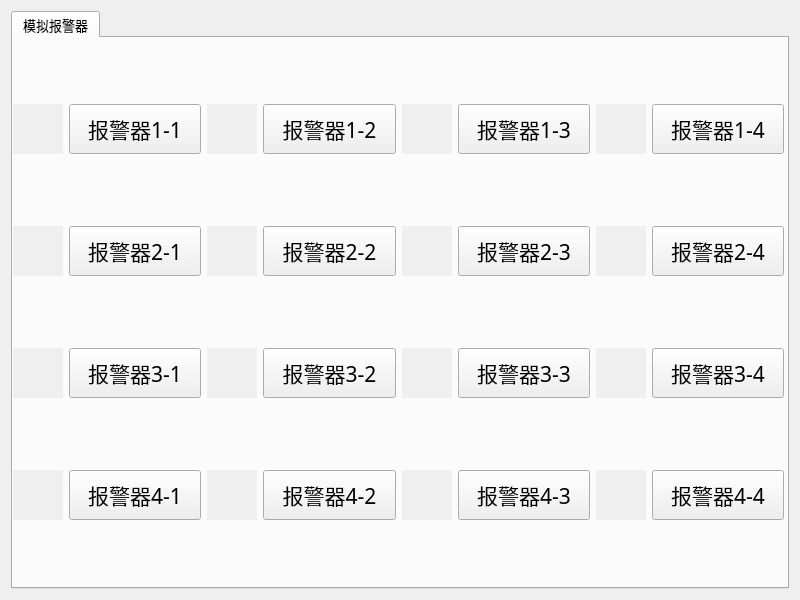
<?xml version="1.0" encoding="UTF-8"?>
<ui version="4.0">
 <class>Widget</class>
 <widget class="QWidget" name="Widget">
  <property name="geometry">
   <rect>
    <x>0</x>
    <y>0</y>
    <width>800</width>
    <height>600</height>
   </rect>
  </property>
  <property name="windowTitle">
   <string>Widget</string>
  </property>
  <layout class="QGridLayout" name="gridLayout">
   <item row="0" column="0">
    <widget class="QTabWidget" name="tabWidget">
     <property name="font">
      <font>
       <pointsize>10</pointsize>
      </font>
     </property>
     <property name="currentIndex">
      <number>0</number>
     </property>
     <widget class="QWidget" name="Tab1">
      <attribute name="title">
       <string>模拟报警器</string>
      </attribute>
      <widget class="QWidget" name="verticalLayoutWidget">
       <property name="geometry">
        <rect>
         <x>0</x>
         <y>0</y>
         <width>771</width>
         <height>551</height>
        </rect>
       </property>
       <layout class="QVBoxLayout" name="verticalLayout">
        <item>
         <layout class="QHBoxLayout" name="horizontalLayout">
          <item>
           <widget class="QLabel" name="AlarmLB1_1">
            <property name="minimumSize">
             <size>
              <width>50</width>
              <height>50</height>
             </size>
            </property>
            <property name="maximumSize">
             <size>
              <width>50</width>
              <height>50</height>
             </size>
            </property>
            <property name="autoFillBackground">
             <bool>true</bool>
            </property>
            <property name="styleSheet">
             <string notr="true"/>
            </property>
            <property name="text">
             <string/>
            </property>
           </widget>
          </item>
          <item>
           <widget class="QPushButton" name="AlarmPB1_1">
            <property name="minimumSize">
             <size>
              <width>130</width>
              <height>50</height>
             </size>
            </property>
            <property name="font">
             <font>
              <family>Adobe Devanagari</family>
              <pointsize>16</pointsize>
             </font>
            </property>
            <property name="text">
             <string>报警器1-1</string>
            </property>
           </widget>
          </item>
          <item>
           <widget class="QLabel" name="AlarmLB1_2">
            <property name="minimumSize">
             <size>
              <width>50</width>
              <height>50</height>
             </size>
            </property>
            <property name="maximumSize">
             <size>
              <width>50</width>
              <height>50</height>
             </size>
            </property>
            <property name="autoFillBackground">
             <bool>true</bool>
            </property>
            <property name="styleSheet">
             <string notr="true"/>
            </property>
            <property name="text">
             <string/>
            </property>
           </widget>
          </item>
          <item>
           <widget class="QPushButton" name="AlarmPB1_2">
            <property name="minimumSize">
             <size>
              <width>130</width>
              <height>50</height>
             </size>
            </property>
            <property name="font">
             <font>
              <family>Adobe Devanagari</family>
              <pointsize>16</pointsize>
             </font>
            </property>
            <property name="text">
             <string>报警器1-2</string>
            </property>
           </widget>
          </item>
          <item>
           <widget class="QLabel" name="AlarmLB1_3">
            <property name="minimumSize">
             <size>
              <width>50</width>
              <height>50</height>
             </size>
            </property>
            <property name="maximumSize">
             <size>
              <width>50</width>
              <height>50</height>
             </size>
            </property>
            <property name="autoFillBackground">
             <bool>true</bool>
            </property>
            <property name="styleSheet">
             <string notr="true"/>
            </property>
            <property name="text">
             <string/>
            </property>
           </widget>
          </item>
          <item>
           <widget class="QPushButton" name="AlarmPB1_3">
            <property name="minimumSize">
             <size>
              <width>130</width>
              <height>50</height>
             </size>
            </property>
            <property name="font">
             <font>
              <family>Adobe Devanagari</family>
              <pointsize>16</pointsize>
             </font>
            </property>
            <property name="text">
             <string>报警器1-3</string>
            </property>
           </widget>
          </item>
          <item>
           <widget class="QLabel" name="AlarmLB1_4">
            <property name="minimumSize">
             <size>
              <width>50</width>
              <height>50</height>
             </size>
            </property>
            <property name="maximumSize">
             <size>
              <width>50</width>
              <height>50</height>
             </size>
            </property>
            <property name="autoFillBackground">
             <bool>true</bool>
            </property>
            <property name="styleSheet">
             <string notr="true"/>
            </property>
            <property name="text">
             <string/>
            </property>
           </widget>
          </item>
          <item>
           <widget class="QPushButton" name="AlarmPB1_4">
            <property name="minimumSize">
             <size>
              <width>130</width>
              <height>50</height>
             </size>
            </property>
            <property name="font">
             <font>
              <family>Adobe Devanagari</family>
              <pointsize>16</pointsize>
             </font>
            </property>
            <property name="text">
             <string>报警器1-4</string>
            </property>
           </widget>
          </item>
         </layout>
        </item>
        <item>
         <layout class="QHBoxLayout" name="horizontalLayout_2">
          <item>
           <widget class="QLabel" name="AlarmLB1_5">
            <property name="minimumSize">
             <size>
              <width>50</width>
              <height>50</height>
             </size>
            </property>
            <property name="maximumSize">
             <size>
              <width>50</width>
              <height>50</height>
             </size>
            </property>
            <property name="autoFillBackground">
             <bool>true</bool>
            </property>
            <property name="styleSheet">
             <string notr="true"/>
            </property>
            <property name="text">
             <string/>
            </property>
           </widget>
          </item>
          <item>
           <widget class="QPushButton" name="AlarmPB1_5">
            <property name="minimumSize">
             <size>
              <width>130</width>
              <height>50</height>
             </size>
            </property>
            <property name="font">
             <font>
              <family>Adobe Devanagari</family>
              <pointsize>16</pointsize>
             </font>
            </property>
            <property name="text">
             <string>报警器2-1</string>
            </property>
           </widget>
          </item>
          <item>
           <widget class="QLabel" name="AlarmLB1_6">
            <property name="minimumSize">
             <size>
              <width>50</width>
              <height>50</height>
             </size>
            </property>
            <property name="maximumSize">
             <size>
              <width>50</width>
              <height>50</height>
             </size>
            </property>
            <property name="autoFillBackground">
             <bool>true</bool>
            </property>
            <property name="styleSheet">
             <string notr="true"/>
            </property>
            <property name="text">
             <string/>
            </property>
           </widget>
          </item>
          <item>
           <widget class="QPushButton" name="AlarmPB1_6">
            <property name="minimumSize">
             <size>
              <width>130</width>
              <height>50</height>
             </size>
            </property>
            <property name="font">
             <font>
              <family>Adobe Devanagari</family>
              <pointsize>16</pointsize>
             </font>
            </property>
            <property name="text">
             <string>报警器2-2</string>
            </property>
           </widget>
          </item>
          <item>
           <widget class="QLabel" name="AlarmLB1_7">
            <property name="minimumSize">
             <size>
              <width>50</width>
              <height>50</height>
             </size>
            </property>
            <property name="maximumSize">
             <size>
              <width>50</width>
              <height>50</height>
             </size>
            </property>
            <property name="autoFillBackground">
             <bool>true</bool>
            </property>
            <property name="styleSheet">
             <string notr="true"/>
            </property>
            <property name="text">
             <string/>
            </property>
           </widget>
          </item>
          <item>
           <widget class="QPushButton" name="AlarmPB1_7">
            <property name="minimumSize">
             <size>
              <width>130</width>
              <height>50</height>
             </size>
            </property>
            <property name="font">
             <font>
              <family>Adobe Devanagari</family>
              <pointsize>16</pointsize>
             </font>
            </property>
            <property name="text">
             <string>报警器2-3</string>
            </property>
           </widget>
          </item>
          <item>
           <widget class="QLabel" name="AlarmLB1_8">
            <property name="minimumSize">
             <size>
              <width>50</width>
              <height>50</height>
             </size>
            </property>
            <property name="maximumSize">
             <size>
              <width>50</width>
              <height>50</height>
             </size>
            </property>
            <property name="autoFillBackground">
             <bool>true</bool>
            </property>
            <property name="styleSheet">
             <string notr="true"/>
            </property>
            <property name="text">
             <string/>
            </property>
           </widget>
          </item>
          <item>
           <widget class="QPushButton" name="AlarmPB1_8">
            <property name="minimumSize">
             <size>
              <width>130</width>
              <height>50</height>
             </size>
            </property>
            <property name="font">
             <font>
              <family>Adobe Devanagari</family>
              <pointsize>16</pointsize>
             </font>
            </property>
            <property name="text">
             <string>报警器2-4</string>
            </property>
           </widget>
          </item>
         </layout>
        </item>
        <item>
         <layout class="QHBoxLayout" name="horizontalLayout_3">
          <item>
           <widget class="QLabel" name="AlarmLB1_9">
            <property name="minimumSize">
             <size>
              <width>50</width>
              <height>50</height>
             </size>
            </property>
            <property name="maximumSize">
             <size>
              <width>50</width>
              <height>50</height>
             </size>
            </property>
            <property name="autoFillBackground">
             <bool>true</bool>
            </property>
            <property name="styleSheet">
             <string notr="true"/>
            </property>
            <property name="text">
             <string/>
            </property>
           </widget>
          </item>
          <item>
           <widget class="QPushButton" name="AlarmPB1_9">
            <property name="minimumSize">
             <size>
              <width>130</width>
              <height>50</height>
             </size>
            </property>
            <property name="font">
             <font>
              <family>Adobe Devanagari</family>
              <pointsize>16</pointsize>
             </font>
            </property>
            <property name="text">
             <string>报警器3-1</string>
            </property>
           </widget>
          </item>
          <item>
           <widget class="QLabel" name="AlarmLB1_10">
            <property name="minimumSize">
             <size>
              <width>50</width>
              <height>50</height>
             </size>
            </property>
            <property name="maximumSize">
             <size>
              <width>50</width>
              <height>50</height>
             </size>
            </property>
            <property name="autoFillBackground">
             <bool>true</bool>
            </property>
            <property name="styleSheet">
             <string notr="true"/>
            </property>
            <property name="text">
             <string/>
            </property>
           </widget>
          </item>
          <item>
           <widget class="QPushButton" name="AlarmPB1_10">
            <property name="minimumSize">
             <size>
              <width>130</width>
              <height>50</height>
             </size>
            </property>
            <property name="font">
             <font>
              <family>Adobe Devanagari</family>
              <pointsize>16</pointsize>
             </font>
            </property>
            <property name="text">
             <string>报警器3-2</string>
            </property>
           </widget>
          </item>
          <item>
           <widget class="QLabel" name="AlarmLB1_11">
            <property name="minimumSize">
             <size>
              <width>50</width>
              <height>50</height>
             </size>
            </property>
            <property name="maximumSize">
             <size>
              <width>50</width>
              <height>50</height>
             </size>
            </property>
            <property name="autoFillBackground">
             <bool>true</bool>
            </property>
            <property name="styleSheet">
             <string notr="true"/>
            </property>
            <property name="text">
             <string/>
            </property>
           </widget>
          </item>
          <item>
           <widget class="QPushButton" name="AlarmPB1_11">
            <property name="minimumSize">
             <size>
              <width>130</width>
              <height>50</height>
             </size>
            </property>
            <property name="font">
             <font>
              <family>Adobe Devanagari</family>
              <pointsize>16</pointsize>
             </font>
            </property>
            <property name="text">
             <string>报警器3-3</string>
            </property>
           </widget>
          </item>
          <item>
           <widget class="QLabel" name="AlarmLB1_12">
            <property name="minimumSize">
             <size>
              <width>50</width>
              <height>50</height>
             </size>
            </property>
            <property name="maximumSize">
             <size>
              <width>50</width>
              <height>50</height>
             </size>
            </property>
            <property name="autoFillBackground">
             <bool>true</bool>
            </property>
            <property name="styleSheet">
             <string notr="true"/>
            </property>
            <property name="text">
             <string/>
            </property>
           </widget>
          </item>
          <item>
           <widget class="QPushButton" name="AlarmPB1_12">
            <property name="minimumSize">
             <size>
              <width>130</width>
              <height>50</height>
             </size>
            </property>
            <property name="font">
             <font>
              <family>Adobe Devanagari</family>
              <pointsize>16</pointsize>
             </font>
            </property>
            <property name="text">
             <string>报警器3-4</string>
            </property>
           </widget>
          </item>
         </layout>
        </item>
        <item>
         <layout class="QHBoxLayout" name="horizontalLayout_4">
          <item>
           <widget class="QLabel" name="AlarmLB1_13">
            <property name="minimumSize">
             <size>
              <width>50</width>
              <height>50</height>
             </size>
            </property>
            <property name="maximumSize">
             <size>
              <width>50</width>
              <height>50</height>
             </size>
            </property>
            <property name="autoFillBackground">
             <bool>true</bool>
            </property>
            <property name="styleSheet">
             <string notr="true"/>
            </property>
            <property name="text">
             <string/>
            </property>
           </widget>
          </item>
          <item>
           <widget class="QPushButton" name="AlarmPB1_13">
            <property name="minimumSize">
             <size>
              <width>130</width>
              <height>50</height>
             </size>
            </property>
            <property name="font">
             <font>
              <family>Adobe Devanagari</family>
              <pointsize>16</pointsize>
             </font>
            </property>
            <property name="text">
             <string>报警器4-1</string>
            </property>
           </widget>
          </item>
          <item>
           <widget class="QLabel" name="AlarmLB1_14">
            <property name="minimumSize">
             <size>
              <width>50</width>
              <height>50</height>
             </size>
            </property>
            <property name="maximumSize">
             <size>
              <width>50</width>
              <height>50</height>
             </size>
            </property>
            <property name="autoFillBackground">
             <bool>true</bool>
            </property>
            <property name="styleSheet">
             <string notr="true"/>
            </property>
            <property name="text">
             <string/>
            </property>
           </widget>
          </item>
          <item>
           <widget class="QPushButton" name="AlarmPB1_14">
            <property name="minimumSize">
             <size>
              <width>130</width>
              <height>50</height>
             </size>
            </property>
            <property name="font">
             <font>
              <family>Adobe Devanagari</family>
              <pointsize>16</pointsize>
             </font>
            </property>
            <property name="text">
             <string>报警器4-2</string>
            </property>
           </widget>
          </item>
          <item>
           <widget class="QLabel" name="AlarmLB1_15">
            <property name="minimumSize">
             <size>
              <width>50</width>
              <height>50</height>
             </size>
            </property>
            <property name="maximumSize">
             <size>
              <width>50</width>
              <height>50</height>
             </size>
            </property>
            <property name="autoFillBackground">
             <bool>true</bool>
            </property>
            <property name="styleSheet">
             <string notr="true"/>
            </property>
            <property name="text">
             <string/>
            </property>
           </widget>
          </item>
          <item>
           <widget class="QPushButton" name="AlarmPB1_15">
            <property name="minimumSize">
             <size>
              <width>130</width>
              <height>50</height>
             </size>
            </property>
            <property name="font">
             <font>
              <family>Adobe Devanagari</family>
              <pointsize>16</pointsize>
             </font>
            </property>
            <property name="text">
             <string>报警器4-3</string>
            </property>
           </widget>
          </item>
          <item>
           <widget class="QLabel" name="AlarmLB1_16">
            <property name="minimumSize">
             <size>
              <width>50</width>
              <height>50</height>
             </size>
            </property>
            <property name="maximumSize">
             <size>
              <width>50</width>
              <height>50</height>
             </size>
            </property>
            <property name="autoFillBackground">
             <bool>true</bool>
            </property>
            <property name="styleSheet">
             <string notr="true"/>
            </property>
            <property name="text">
             <string/>
            </property>
           </widget>
          </item>
          <item>
           <widget class="QPushButton" name="AlarmPB1_16">
            <property name="minimumSize">
             <size>
              <width>130</width>
              <height>50</height>
             </size>
            </property>
            <property name="font">
             <font>
              <family>Adobe Devanagari</family>
              <pointsize>16</pointsize>
             </font>
            </property>
            <property name="text">
             <string>报警器4-4</string>
            </property>
           </widget>
          </item>
         </layout>
        </item>
       </layout>
      </widget>
     </widget>
    </widget>
   </item>
  </layout>
 </widget>
 <resources/>
 <connections/>
</ui>
